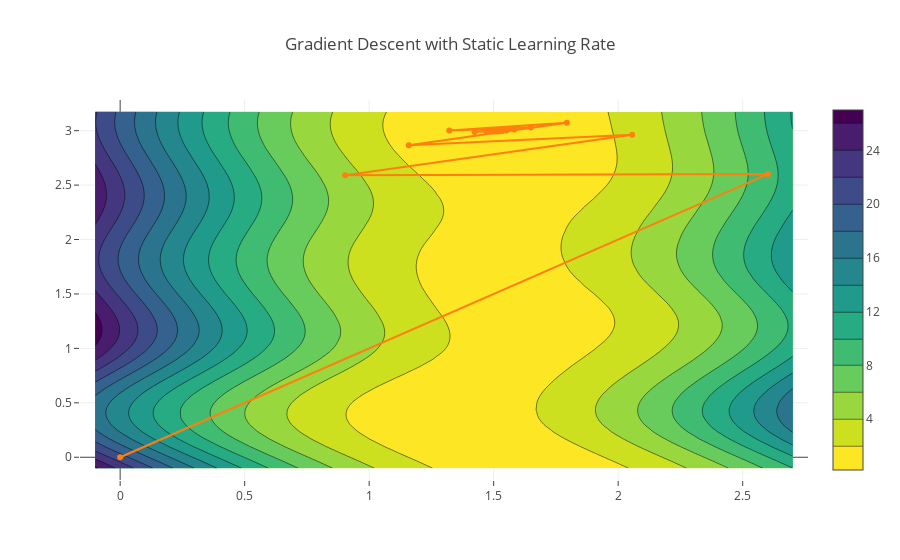

The code cell stored with this chart in its notebook:
### Code cell
# Run this
contour_plot('Gradient Descent with Static Learning Rate', ts, average_squared_loss, sin_model, x, y)
